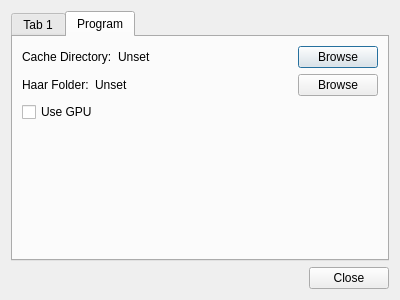
<?xml version="1.0" encoding="UTF-8"?>
<ui version="4.0">
 <class>QdialogSettings</class>
 <widget class="QDialog" name="QdialogSettings">
  <property name="geometry">
   <rect>
    <x>0</x>
    <y>0</y>
    <width>400</width>
    <height>300</height>
   </rect>
  </property>
  <property name="windowTitle">
   <string>Dialog</string>
  </property>
  <layout class="QVBoxLayout" name="verticalLayout">
   <item>
    <widget class="QTabWidget" name="tabWidget">
     <property name="currentIndex">
      <number>1</number>
     </property>
     <widget class="QWidget" name="tab">
      <attribute name="title">
       <string>Tab 1</string>
      </attribute>
     </widget>
     <widget class="QWidget" name="tab_2">
      <attribute name="title">
       <string>Program</string>
      </attribute>
      <layout class="QVBoxLayout" name="verticalLayout_2">
       <item>
        <widget class="QWidget" name="widget" native="true">
         <layout class="QHBoxLayout" name="horizontalLayout">
          <property name="leftMargin">
           <number>0</number>
          </property>
          <property name="topMargin">
           <number>0</number>
          </property>
          <property name="rightMargin">
           <number>0</number>
          </property>
          <property name="bottomMargin">
           <number>0</number>
          </property>
          <item>
           <widget class="QLabel" name="cacheLabel">
            <property name="text">
             <string>Cache Directory:</string>
            </property>
           </widget>
          </item>
          <item>
           <widget class="QLabel" name="cacheDir">
            <property name="sizePolicy">
             <sizepolicy hsizetype="Expanding" vsizetype="Preferred">
              <horstretch>0</horstretch>
              <verstretch>0</verstretch>
             </sizepolicy>
            </property>
            <property name="text">
             <string>Unset</string>
            </property>
           </widget>
          </item>
          <item>
           <widget class="QPushButton" name="cacheButton">
            <property name="text">
             <string>Browse</string>
            </property>
           </widget>
          </item>
         </layout>
        </widget>
       </item>
       <item>
        <widget class="QWidget" name="widget_2" native="true">
         <layout class="QHBoxLayout" name="horizontalLayout_2">
          <property name="leftMargin">
           <number>0</number>
          </property>
          <property name="topMargin">
           <number>0</number>
          </property>
          <property name="rightMargin">
           <number>0</number>
          </property>
          <property name="bottomMargin">
           <number>0</number>
          </property>
          <item>
           <widget class="QLabel" name="haarLabel">
            <property name="text">
             <string>Haar Folder:</string>
            </property>
           </widget>
          </item>
          <item>
           <widget class="QLabel" name="haarDir">
            <property name="sizePolicy">
             <sizepolicy hsizetype="Expanding" vsizetype="Preferred">
              <horstretch>0</horstretch>
              <verstretch>0</verstretch>
             </sizepolicy>
            </property>
            <property name="text">
             <string>Unset</string>
            </property>
           </widget>
          </item>
          <item>
           <widget class="QPushButton" name="haarButton">
            <property name="text">
             <string>Browse</string>
            </property>
           </widget>
          </item>
         </layout>
        </widget>
       </item>
       <item>
        <widget class="QCheckBox" name="useGPU">
         <property name="text">
          <string>Use GPU</string>
         </property>
        </widget>
       </item>
       <item>
        <spacer name="verticalSpacer">
         <property name="orientation">
          <enum>Qt::Vertical</enum>
         </property>
         <property name="sizeHint" stdset="0">
          <size>
           <width>20</width>
           <height>40</height>
          </size>
         </property>
        </spacer>
       </item>
      </layout>
     </widget>
    </widget>
   </item>
   <item>
    <widget class="QDialogButtonBox" name="buttonBox">
     <property name="orientation">
      <enum>Qt::Horizontal</enum>
     </property>
     <property name="standardButtons">
      <set>QDialogButtonBox::Close</set>
     </property>
    </widget>
   </item>
  </layout>
 </widget>
 <resources/>
 <connections>
  <connection>
   <sender>buttonBox</sender>
   <signal>accepted()</signal>
   <receiver>QdialogSettings</receiver>
   <slot>accept()</slot>
   <hints>
    <hint type="sourcelabel">
     <x>248</x>
     <y>254</y>
    </hint>
    <hint type="destinationlabel">
     <x>157</x>
     <y>274</y>
    </hint>
   </hints>
  </connection>
  <connection>
   <sender>buttonBox</sender>
   <signal>rejected()</signal>
   <receiver>QdialogSettings</receiver>
   <slot>reject()</slot>
   <hints>
    <hint type="sourcelabel">
     <x>316</x>
     <y>260</y>
    </hint>
    <hint type="destinationlabel">
     <x>286</x>
     <y>274</y>
    </hint>
   </hints>
  </connection>
 </connections>
</ui>
